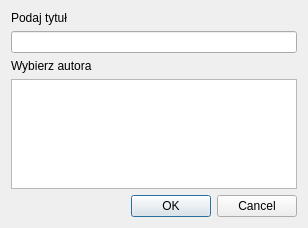
<ui version="4.0" >
 <class>DialogNewBook</class>
 <widget class="QDialog" name="DialogNewBook" >
  <property name="geometry" >
   <rect>
    <x>0</x>
    <y>0</y>
    <width>308</width>
    <height>228</height>
   </rect>
  </property>
  <property name="windowTitle" >
   <string>Nowa książka</string>
  </property>
  <property name="windowIcon" >
   <iconset resource="mywindow.qrc" >:/images/qt.png</iconset>
  </property>
  <layout class="QGridLayout" >
   <item row="8" column="0" >
    <widget class="QDialogButtonBox" name="buttonBox" >
     <property name="orientation" >
      <enum>Qt::Horizontal</enum>
     </property>
     <property name="standardButtons" >
      <set>QDialogButtonBox::Cancel|QDialogButtonBox::NoButton|QDialogButtonBox::Ok</set>
     </property>
    </widget>
   </item>
   <item row="1" column="0" >
    <widget class="QLineEdit" name="lineEditTYTUL" >
     <property name="maxLength" >
      <number>20</number>
     </property>
    </widget>
   </item>
   <item row="0" column="0" >
    <widget class="QLabel" name="label" >
     <property name="text" >
      <string>Podaj tytuł</string>
     </property>
    </widget>
   </item>
   <item row="2" column="0" >
    <widget class="QLabel" name="label_2" >
     <property name="text" >
      <string>Wybierz autora</string>
     </property>
    </widget>
   </item>
   <item rowspan="5" row="3" column="0" >
    <widget class="QTreeView" name="treeView" />
   </item>
  </layout>
 </widget>
 <tabstops>
  <tabstop>lineEditTYTUL</tabstop>
  <tabstop>buttonBox</tabstop>
 </tabstops>
 <resources>
  <include location="mywindow.qrc" />
 </resources>
 <connections>
  <connection>
   <sender>buttonBox</sender>
   <signal>accepted()</signal>
   <receiver>DialogNewBook</receiver>
   <slot>accept()</slot>
   <hints>
    <hint type="sourcelabel" >
     <x>248</x>
     <y>254</y>
    </hint>
    <hint type="destinationlabel" >
     <x>157</x>
     <y>274</y>
    </hint>
   </hints>
  </connection>
  <connection>
   <sender>buttonBox</sender>
   <signal>rejected()</signal>
   <receiver>DialogNewBook</receiver>
   <slot>reject()</slot>
   <hints>
    <hint type="sourcelabel" >
     <x>316</x>
     <y>260</y>
    </hint>
    <hint type="destinationlabel" >
     <x>286</x>
     <y>274</y>
    </hint>
   </hints>
  </connection>
 </connections>
</ui>
